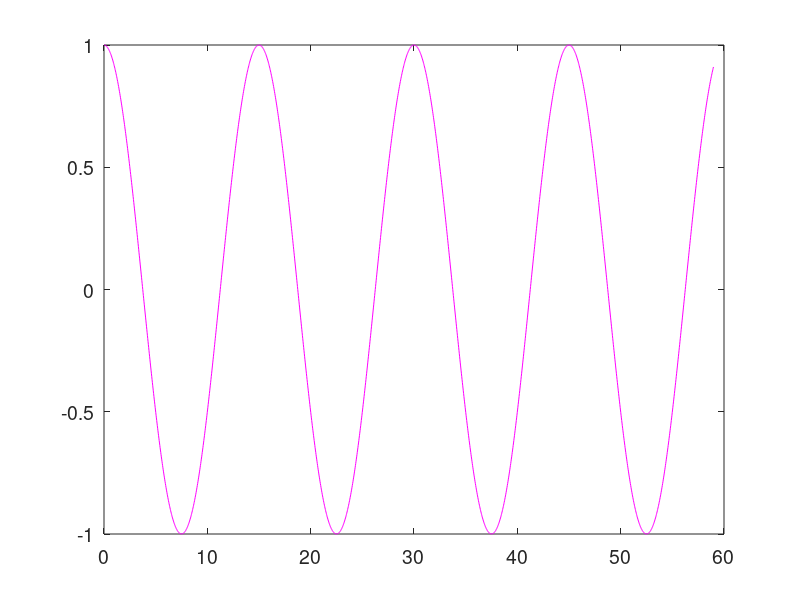
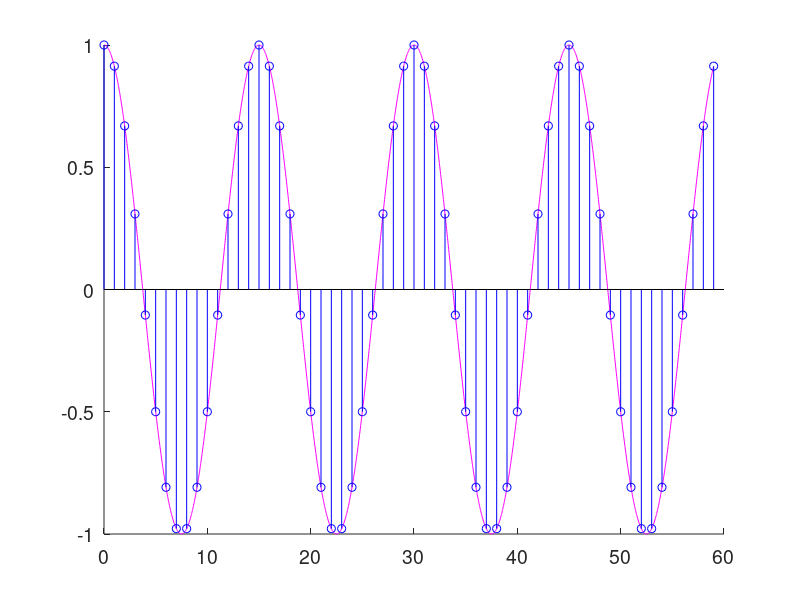
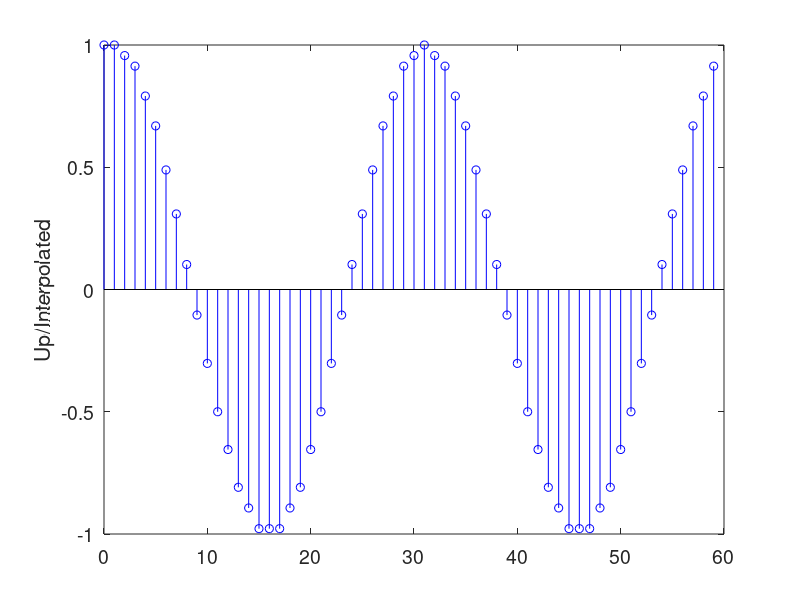
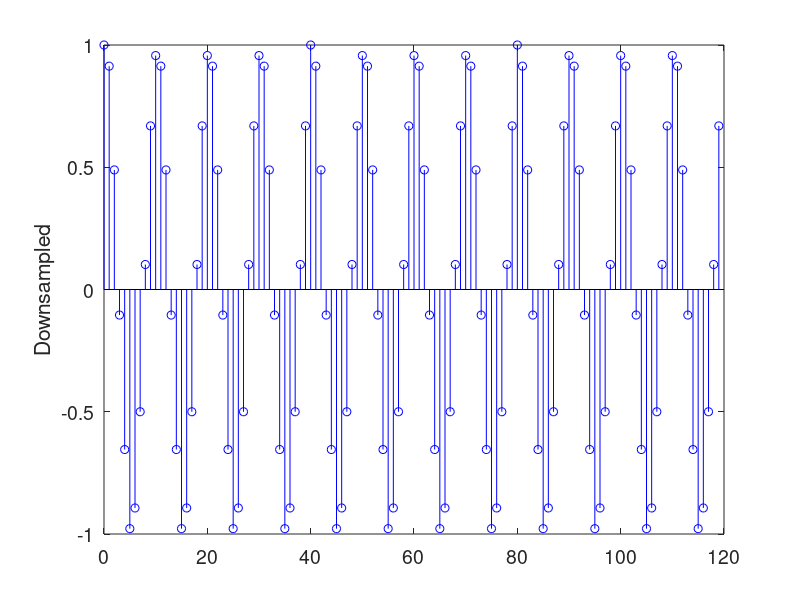

Here is the MATLAB script that generated these plots, in order:
% file: e9_11_audio_cosine_upsampled2_downsampled3.m
% time plots for cosine, upsampled by factor L, then downsampled by D     
% 440 Hz cos(880 pi t) sampled at 4400 sample/sec --> 4400/880 pi rad/sec = cos(0.4167pi n) 
% upsample by factor L=2 (configurable)
% downsample by factor D=3 (configurable),  yields new frequency D/L *original
% interpolate linearly, hardwired to L=2

clear; close all; set(0,'defaultAxesFontSize',14); fpv = [0 100 450 120]; % size of figures
L = 2;               % upsampling factor
D = 3;               % downsampling factor
f = 440;             % cosine frequency
r = 6600;            % sample rate, samples/sec (Hz)
N = r/f;             % number of sample points per cycle
num = 4;             % # of cycles to plot
Nf = ceil(num*N);    % total number of sample points 
nf = [0:1:Nf-1];      
t = [0:0.03:Nf-1];   % high res timescale for continuous plot
x = cos(2*pi/N*t);
figure('position', fpv);  plot(t,x,'m'); % plot cosine

% plot continuous-time cosine overlaid with N samples/cycle
xs = cos(2*pi/N*nf);   % sampled signal
figure('position', fpv);  hold on; plot(t,x,'m'); 
  stem(nf,xs,'b'); hold off; 

% upsample linearly (for simplicity) by factor L=2
xs1 = [xs(1) xs];                     % pad first element
xsL = [xs xs(end)];                   % pad last element
xi = (xs1+xsL)/2; xi = xi(1:(end-1)); % average adjacent values
yu = [xi;xs]; yu= yu(:)'; % interleave xs with averages
ny = length(yu)/2; nyvec = [0:1:ny-1]; % plot only first half of samples     
figure('position', fpv);  stem(nyvec,yu(1:ny),'b'); ylabel('Up/Interpolated'); 

% downsample by factor D=3 to shift tone up 
yd = yu(1:D:length(yu)); % downsampled by factor D
yd3 = [yd yd yd];  % restore original samples/sec (D times as many samples)
nydvec3 = [0:1:length(yd3)-1];
% plot downsampled signal 
figure('position', fpv); stem(nydvec3,yd3,'b'); ylabel('Downsampled');  
 
